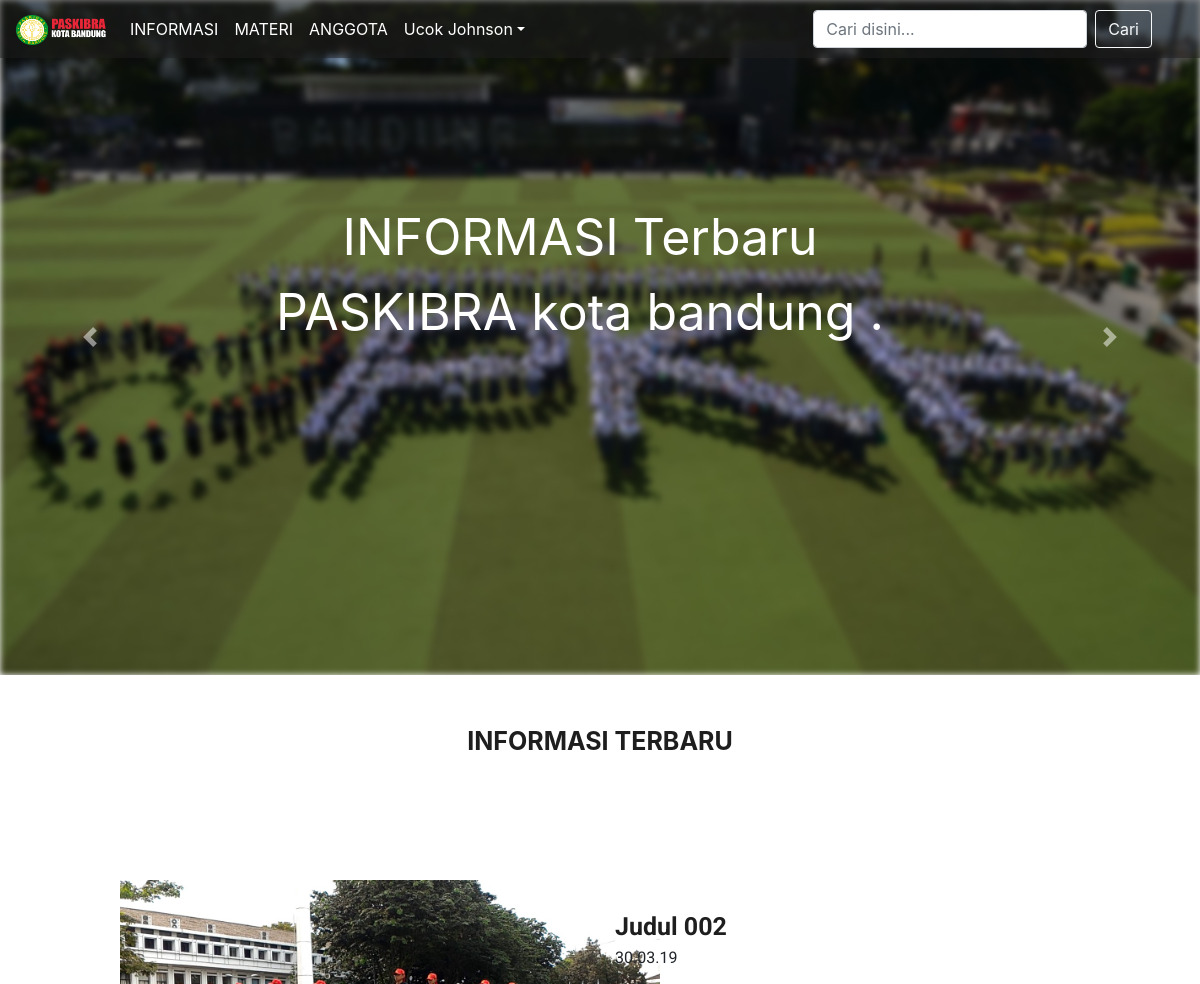
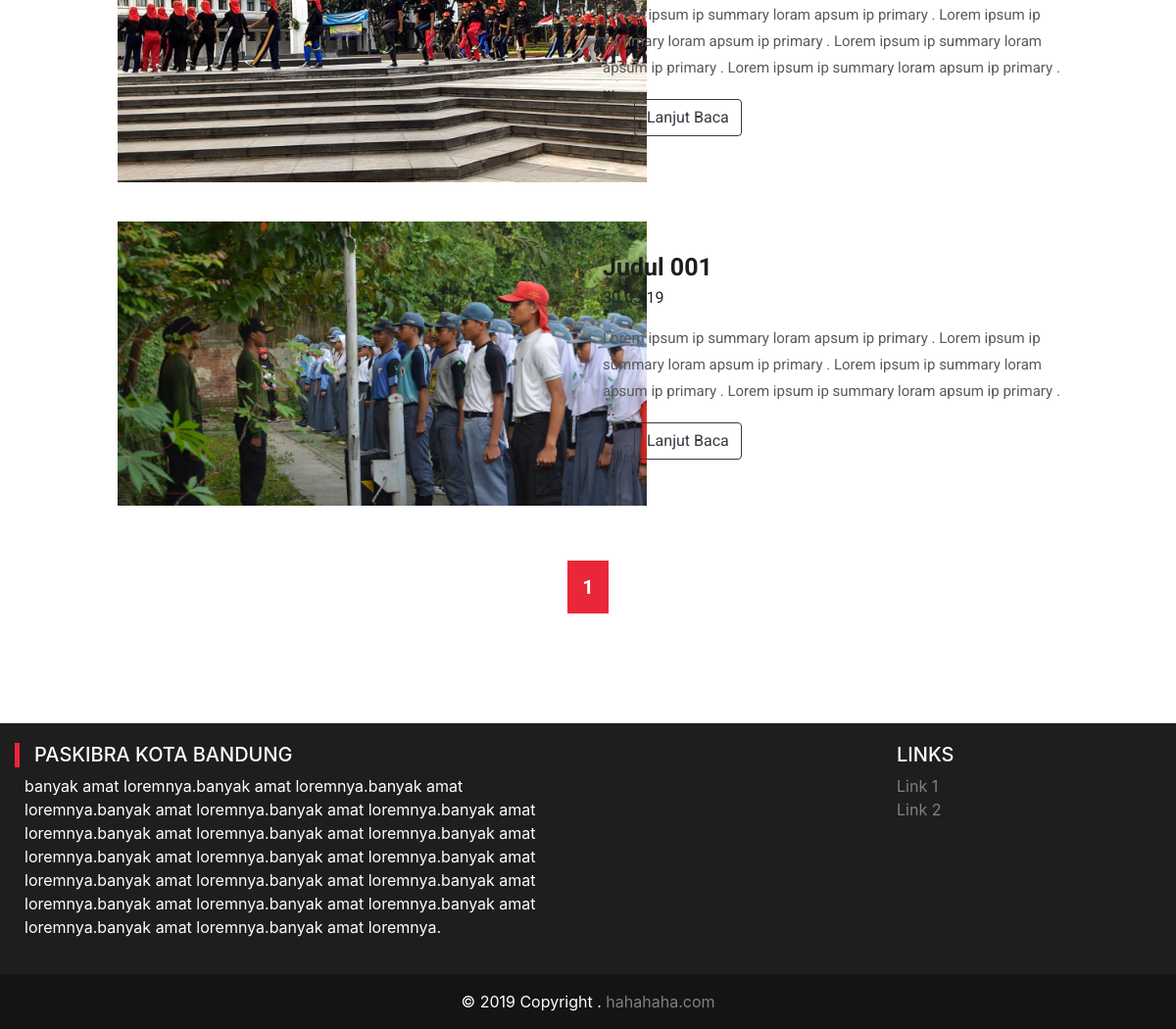
The app's page /x/informasi.php (signed in) with its own data (2 pictures, top to bottom).
### tables this page shows
CREATE TABLE `informasi` (
  `id_informasi` int(5) NOT NULL,
  `judul` varchar(50) NOT NULL,
  `waktu` varchar(10) NOT NULL,
  `gambar` varchar(50) NOT NULL,
  `isi_postingan` text NOT NULL
);

### x/informasi.php (the view, shortened to what this page needs)
<!doctype html>
<html lang="en">
<html>
<head>
	<link rel="stylesheet" href="css/style.css">
	<link rel="stylesheet" href="css/bootstrap.min.css">
</head>
<body>
      <nav class="navbar fixed-top navbar-expand-lg navbar-light bg-nav">
        <a class="navbar-brand" href="index.php">
            <img src="img/logo.png" width="90px" height="30px">
          </a>
        <div class="collapse navbar-collapse" id="navbarNav">
          <ul class="navbar-nav mr-auto">
            <li class="nav-item active">
              <a class="nav-link" href="informasi.php">INFORMASI<span class="sr-only">(current)</span></a>
            </li>
            <li class="nav-item">
              <a class="nav-link" href="materi.php">MATERI</a>
            </li>
            <?php
            if ($_SESSION['u_level'] == 'admin') {
              echo "<li class='nav-item'>
                <a class='nav-link' href='anggota.php'>ANGGOTA</a>
              </li>";
            }elseif ($_SESSION['u_level'] == 'user') {
              echo "<li class='nav-item'>
                <a class='nav-link' href='anggota.php'>ANGGOTA</a>
              </li>";
            }else{
            }
            ?>
             <li>
              <?php
              if ($_SESSION['u_level'] == 'admin') {
                echo "<div class='dropdown'><a class='nav-link dropdown-toggle' href='#' id='navbarDropdown' role='button' data-toggle='dropdown' aria-haspopup='true' aria-expanded='false'>";
                  echo  $_SESSION['u_nama']."</a>";
                  echo "<div class='dropdown-menu' aria-labelledby='navbarDropdown'>";
                  echo "  <a class='dropdown-item' href='logout.php'>Log Out</a></div></div>";
              }else if($_SESSION['u_level'] == 'user') {
                echo "<div class='dropdown'><a class='nav-link dropdown-toggle' href='#' id='navbarDropdown' role='button' data-toggle='dropdown' aria-haspopup='true' aria-expanded='false'>";
                  echo  $_SESSION['u_nama']."</a>";
                  echo "<div class='dropdown-menu' aria-labelledby='navbarDropdown'>";
                  echo "  <a class='dropdown-item' href='logout.php'>Log Out</a></div></div>";
              }else{
                echo "<a href='login.php'><button class='btn btn-danger my-2 my-sm-0' type='submit'>Login</button></a>";
              }
            ?>
            </li>
          </ul>
          <form class="form-inline my-2 my-lg-0" action="search_i.php" method="post">
            <input name="key" class="form-control mr-sm-2" type="search" autofocus autocomplete="off" placeholder="Cari disini..." aria-label="Search">
            <button name="cari" class="btn btn-outline-light my-2 my-sm-0" type="submit">Cari</button>&emsp;&emsp;
          </form>
        </div>
      </nav>
	<div id="carouselExampleInterval" class="carousel slide" data-ride="carousel">
	  <div class="carousel-inner">
	    <div class="carousel-item active" data-interval="5000">
	      <img src="img/p2.jpg" class="d-block w-100 blur" alt="img/p2.jpg">
	    </div>
	  </div>
	  <a class="carousel-control-prev" href="#carouselExampleInterval" role="button" data-slide="prev">
	    <span class="carousel-control-prev-icon" aria-hidden="true"></span>
	  </a>
	  <a class="carousel-control-next" href="#carouselExampleInterval" role="button" data-slide="next">
	    <span class="carousel-control-next-icon" aria-hidden="true"></span>
	  </a>
	</div>
	<div class="mytext hidden-xs">
        <div class="col-md-12 text-center">
            <span>INFORMASI </span> Terbaru <br> <span> PASKIBRA </span>kota <span> bandung </span>.
        </div>
    </div>
	<center><br><br><div id='judul'>INFORMASI TERBARU</div></center>
	<div class="isi">
		<?php
			include('koneksi.php');
			$batas = 6;
			$halaman = @$_GET['halaman'];
			if (empty($halaman)) {
				$posisi = 0;
				$halaman = 1;
			}else{
				$posisi = ($halaman-1) * $batas;
			}
			$tampilres = mysqli_query($koneksi, "SELECT * FROM informasi ");
			$jumlahres = mysqli_num_rows($tampilres);
			$jumlahhal = ceil($jumlahres /$batas);
			$tampil = "SELECT * FROM informasi ORDER BY id_informasi DESC LIMIT $posisi, $batas";
			$hasil = mysqli_query($koneksi, $tampil);
		    while ($row = mysqli_fetch_array($hasil)) {
			    echo "<div class='container-fluid'><div class='row'><div class='col-md-6'>";
			    echo "<a href='postingan.php?id=$row[id_informasi]'><img id='img_div' src='img/".$row['gambar']."'></a>";
			    echo "</div><div class='col-md-6'><br><br>";
			    echo "<a href='postingan.php?id=$row[id_informasi]' class='merah'><p id='judul'>".$row['judul']."</p></a>";
			    echo "<p id='waktu'>".$row['waktu']."</p>";
			    echo "<div id='postingan-limiter'>".$row['isi_postingan']."</div>...<br>";
			    echo "&emsp;&emsp;<a href='postingan.php?id=$row[id_informasi]''>";
			    echo "<button type='submit' class='btn btn-outline-dark'>Lanjut Baca</button></a>";
			    echo "</div></div></div>";
		    }
		    echo "<center><br><br>";
			$file = $_SERVER['PHP_SELF'];
			for ($i=1; $i <= $jumlahhal; $i++){
				if ($i == $halaman) {
					echo "<a href=\"$file?halaman=$i\" style='background:#ea2738 ;padding:15px;font-size:20px; text-decoration: none; font-weight: bold; color : white;'> $i </a>";
				}else{
					echo "<a href=\"$file?halaman=$i\" style='background:white ;padding:15px;font-size:20px; text-decoration: none; color : #ea2738;'> $i </a>";
				}
			};
			echo "</center>";
		?>
	</div>
	<footer class="page-footer font-small blue pt-4">
	    <div class="container-fluid myfoot text-center text-md-left">
	    	<div class="row" style="padding-top: 20px; padding-bottom: 20px">
		        <div class="col-md-6 mt-md-0 mt-3">
					<div class="tag"></div>
		        	<h5 class="text-uppercase" style="margin-left: 20px">PASKIBRA KOTA BANDUNG</h5>
		        	<p style="margin-left: 10px">banyak amat loremnya.banyak amat loremnya.banyak amat loremnya.banyak amat loremnya.banyak amat loremnya.banyak amat loremnya.banyak amat loremnya.banyak amat loremnya.banyak amat loremnya.banyak amat loremnya.banyak amat loremnya.banyak amat loremnya.banyak amat loremnya.banyak amat loremnya.banyak amat loremnya.banyak amat loremnya.banyak amat loremnya.banyak amat loremnya.banyak amat loremnya.banyak amat loremnya.</p>
		        </div>
		        <div class="col-md-3 mb-md-0 mb-3"></div>
		        <div class="col-md-3 mb-md-0 mb-3">
		        	<h5 class="text-uppercase">Links</h5>
		            <ul class="list-unstyled">
		              <li>
		                <a class="merah" href="#!">Link 1</a>
		              </li>
		              <li>
		                <a class="merah" href="#!">Link 2</a>
		              </li>
		        </div>
	    	</div>
	    </div>
	    <div class="footer-copyright myfoot2 text-center py-3">© 2019 Copyright .
	      <a class="merah" href="#"> hahahaha.com</a>
	    </div>
	</footer>
</body>
</html>

### x/css/style.css (style rules this page uses)
body { font-family: arial, sans-serif; margin: 0px; padding: 0px; width: 100%; background: white !important; }
.bg-nav { background: rgba(30,30,30,0.5); }
nav .navbar-nav li a { color: white !important; }
.carousel { padding-top: -80px !important; position: absolute; }
.carousel-inner { width:100%; max-height: 900px !important; }
.mytext { font-size: 50px; position: absolute; top: 200px; width: 96.66666666666666%; color: white; }
.blur { filter: blur(3px); }
.isi { font-family: 'roboto', sans-serif; background: white; width: 100%; margin: 0px ; padding: 100px; }
#img_div { width: 550px; height: 300px; padding: 5px; margin: 15px auto; }
#img_div:after { content: ""; display: block; clear: both; }
#judul { color: rgb(30,30,30); margin: 0px; font-size: 25px; font-weight: bold; }
#postingan-limiter { font-weight: ; margin: 0px; font-size: 15px; color: rgb(90,90,90); display: block; text-overflow: ellipsis; word-wrap: break-word; overflow: hidden; max-height: 5em; line-height: 1.8em; }
.myfoot { color: white; background: rgb(30,30,30); }
.myfoot2 { color: white; background: rgb(20,20,20); }
.tag { position: absolute; height: 25px; width: 5px; background-color: #ea2738; }
.merah { text-decoration: none; color:gray; }

### records on screen
informasi: gambar (picture), judul "Judul 002", waktu "30.03.19", isi_postingan "Lorem ipsum ip summary loram apsum ip primary . Lorem ipsum ip summary loram apsum ip primary . Lorem ipsum ip summary loram apsum ip primary . Lorem ipsum ip summary loram apsum ip primary .…"
informasi: gambar (picture), judul "Judul 001", waktu "30.03.19", isi_postingan "Lorem ipsum ip summary loram apsum ip primary . Lorem ipsum ip summary loram apsum ip primary . Lorem ipsum ip summary loram apsum ip primary . Lorem ipsum ip summary loram apsum ip primary .…"

### other values on screen
$_SESSION['u_nama'] "Ucok Johnson"
